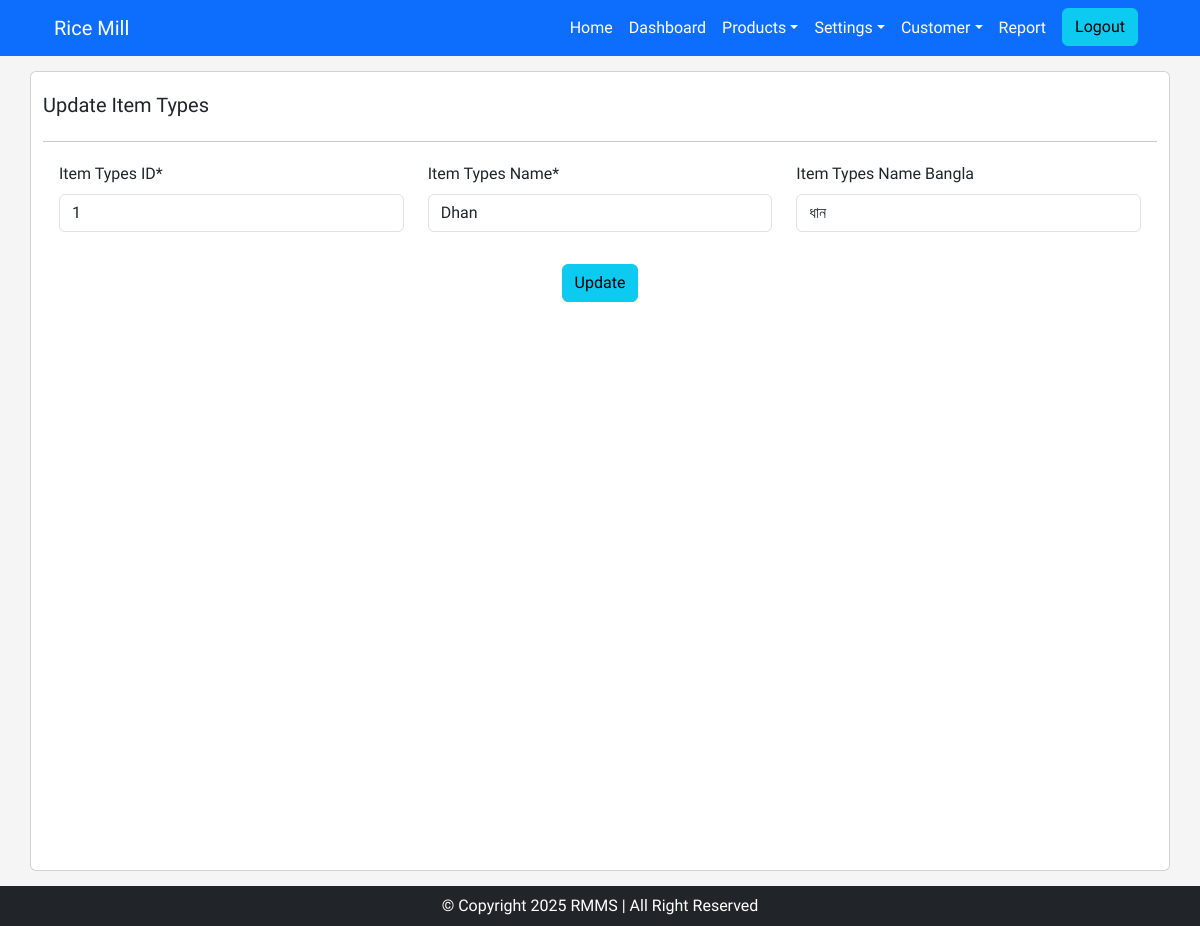
Screenshot of /item-types/update/1 (signed in) with the database file from the repository.
### rice_mill/models.py (models this page shows, shortened)
class ItemTypes(models.Model):
    item_type_name = models.CharField(max_length=250)
    item_type_id = models.IntegerField()
    item_type_name_bn = models.CharField(max_length=250, blank=True, null=True)
    created_at = models.DateTimeField(auto_now_add=True, blank=True, null=True)
    created_by = models.CharField(max_length=200, blank=True, null=True)
    updated_at = models.DateTimeField(auto_now=True, blank=True, null=True)

### rice_mill/views.py (the view, shortened to what this page needs)
# urls.py: path('item-types/update/<int:pk>', items_types_update_view, name='item_types_update'),
@login_required(login_url='login')
def items_types_update_view(request, pk):
    item_types_obj = ItemTypes.objects.get(id=pk)
    form = ItemTypesForm(instance = item_types_obj)
    context = {
        'form': form
    }
    return render(request,'pages/item_types/update.html', context)

### rice_mill/forms.py
class ItemTypesForm(forms.ModelForm):
    class Meta:
        model = ItemTypes
        fields = '__all__'
        labels = {
            'item_type_name': "Item Types Name",
            'item_type_name_bn': "Item Types Name Bangla",
            'item_type_id': "Item Types ID"
        }

### rice_mill/templates/pages/item_types/update.html (shortened to what this page needs)
{% extends "base.html" %}
{% load crispy_forms_tags %}
{% block content %}
<div class="container base-container card" style="background-color: white;">
    <div class="row mt-3">
        <div class="col-md-6">
            <div class="title-text">
                <h5>Update Item Types</h5>
            </div>
        </div>
    </div>
    <hr>
    <div class="row">
        <form action="" method="POST">
            <div class="row m-1">
                <div class="col-md-4">
                    {{form.item_type_id|as_crispy_field}}
                </div>
                <div class="col-md-4">
                    {{form.item_type_name|as_crispy_field}}
                </div>
                <div class="col-md-4">
                    {{form.item_type_name_bn|as_crispy_field}}
                </div>
            </div>
            <div class='text-center m-3'>
                <button type="submit" class="btn btn-info">Update</button>
            </div>
        </form>
    </div>
</div>
{% endblock  %}

### rice_mill/static/css/styles.css (style rules this page uses)
* { font-family: "News Cycle", sans-serif; margin: 0; padding: 0; }
.base-container { padding: 5px 20px; margin-top: 15px; margin-bottom: 15px; border-radius: 5px; }
.container.base-container.card { min-height: 100vh; }

### rows the page displays
ItemTypes: item_type_id "1", item_type_name "Dhan", item_type_name_bn "ধান"
